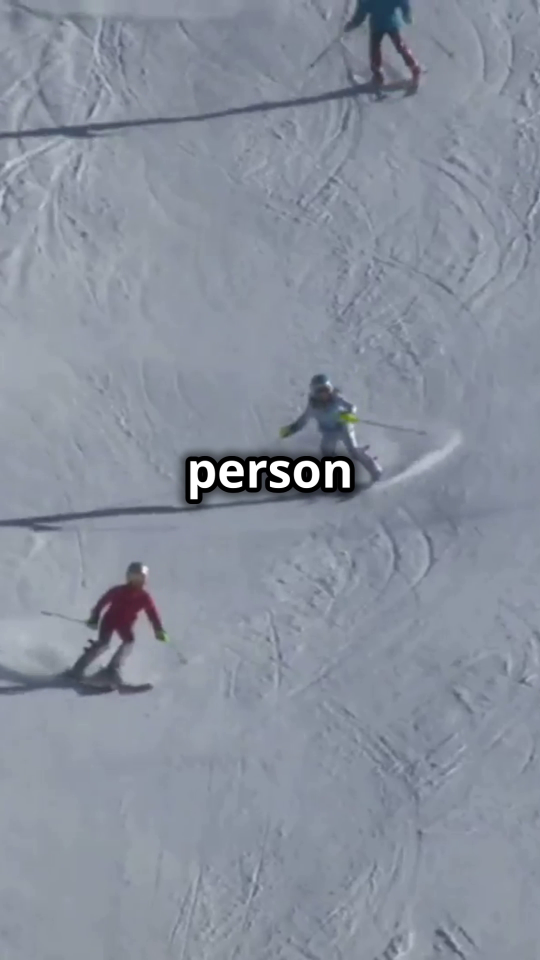
#> input picture frame 5 of AI_agent/multimodal_ai/video/skiing.mp4, 1080 x 1920 px (shown at 1/2 size)
$ jupyter execute '03_동영상_프레임_추출.ipynb'   (shell and % lines are left out)
#> lines starting #> are read from the running program, lines starting #| are printed output that depends on the picture
# 동영상 프레임 추출
- 영상을 이미지 프레임 단위로 쪼개서 시간 정보를 분리하는 실습

- 동영상(Video)의 특징
    - 시간(Time) 축을 따라 연속적으로 배열된 이미지(프레임, Frame) 의 모음
    - 1초 동안 여러 장의 이미지(보통 24~60fps)가 빠르게 바뀌면서 사람의 눈에는 움직이는 장면처럼 보임
    - 즉, 영상 = 이미지(공간 정보) + 시간(변화 정보). 시간을 가진 이미지의 집합.

- 구조적 구성
    - Frame(프레임) : 영상의 한 장면(=정지 이미지)
    - FPS(Frame Per Second) : 초당 몇 장의 이미지가 재생되는가(영상의 부드러움 결정)
    - Resolution(해상도) : 한 프레임의 크기 (예: 1920×1080)
    - Duration(길이) : 전체 영상의 재생 시간 (초 단위)
    - Codec / Container : 영상을 저장·압축하는 포맷 (예: H.264, MP4 등)

## 0.환경 설정

[cell 1]
base_path = r'C:\Users\playdata2\work_space(playdata)\SKN30_playdata\AI_agent\multimodal_ai'

[cell 2]
import os
import cv2
from tqdm import tqdm
from PIL import Image
from IPython.display import display

## 1.동영상 요약/미리보기
- 입력 동영상 1개에 대해 첫 프레임을 읽어서 썸네일(최대 thumb_size) 이미지로 표시

[cell 3]
def show_video_summary(
    base_path='.',  # 기본값: 현재 노트북 셀의 작업 디렉터리
    video_dir='video',
    video_file=None,
    thumb_size=(240, 135)   # (width, height): 최대 사이즈
):
#> called with video_dir = 'video', video_file = 'skiing.mp4', thumb_size = (300, 200)
    assert video_file is not None, "video_file 인수는 반드시 지정해야 합니다."
    video_path = os.path.join(base_path, video_dir, video_file)
    cap = cv2.VideoCapture(video_path)
    if not cap.isOpened():
        print(f"Can't open: {video_path}")
        return

    frame_count = int(cap.get(cv2.CAP_PROP_FRAME_COUNT))
    fps = cap.get(cv2.CAP_PROP_FPS)
    duration = frame_count / fps if fps > 0 else 0

    # 첫 프레임(썸네일) 추출
    ret, frame = cap.read()
#> frame is the input picture: shape (1920, 1080, 3); mean B, G, R 157.2, 144.3, 136.9
    cap.release()
    if not ret:
        print(f"썸네일 추출 실패: {video_path}")
        thumbnail = None
    else:
        frame_rgb = cv2.cvtColor(frame, cv2.COLOR_BGR2RGB)
        thumbnail = Image.fromarray(frame_rgb)
        thumbnail.thumbnail(thumb_size)
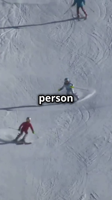
#> thumbnail: PIL image 112x200 RGB; mean R, G, B 137, 144.4, 157.2

    print(f"동영상 파일명: {video_file}")
    print(f"총 프레임 수 : {frame_count}")
    print(f"프레임 레이트: {fps:.2f} FPS")
    print(f"동영상 길이  : {duration:.2f}초")

    if thumbnail:
        display(thumbnail)


$ run again, starting later in the video
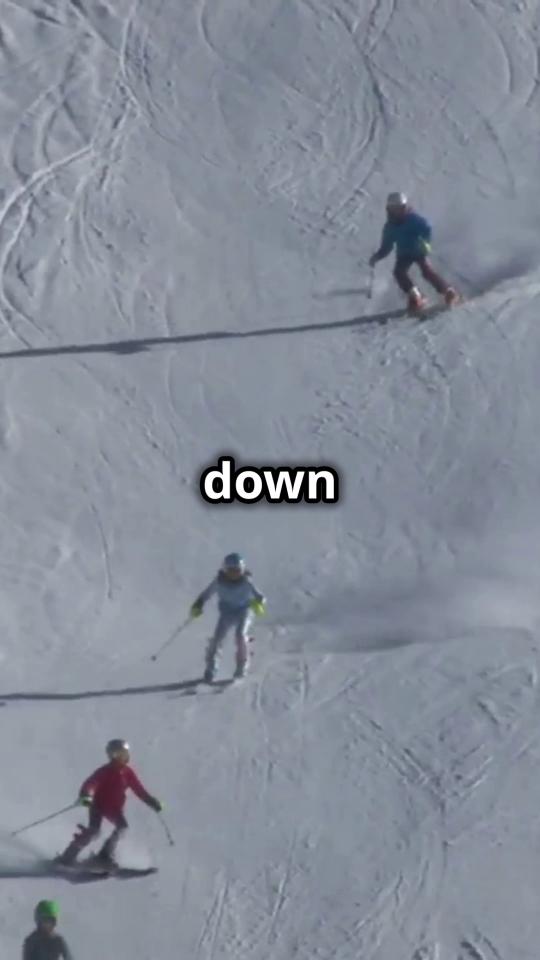
#> input picture frame 26 of AI_agent/multimodal_ai/video/skiing.mp4, 1080 x 1920 px (shown at 1/2 size)
#> in show_video_summary, frame is the input picture: shape (1920, 1080, 3); mean B, G, R 152.5, 140, 132.8
#> in show_video_summary, `thumbnail.thumbnail(thumb_size)`:
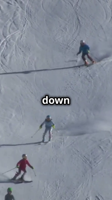
#> thumbnail: PIL image 112x200 RGB; mean R, G, B 132.8, 140, 152.5

$ run again, starting later in the video
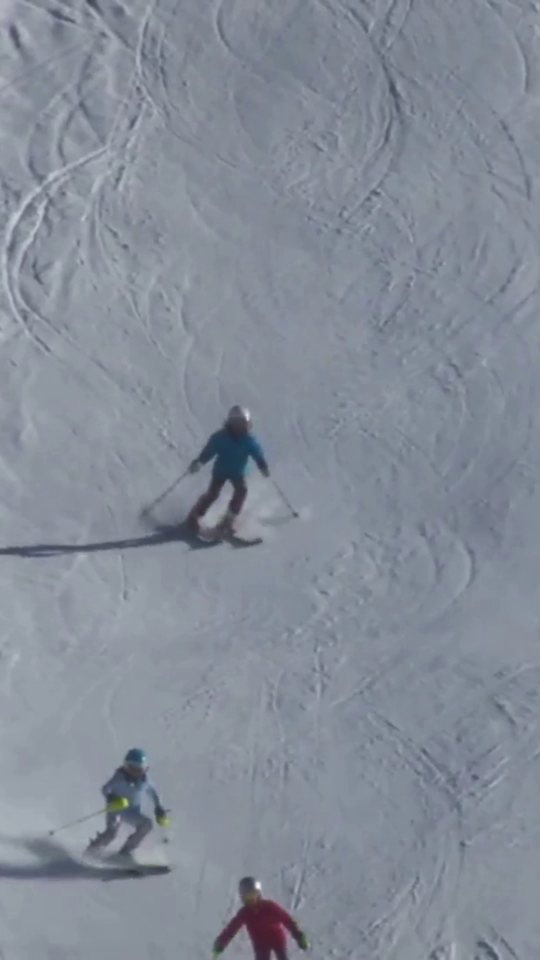
#> input picture frame 46 of AI_agent/multimodal_ai/video/skiing.mp4, 1080 x 1920 px (shown at 1/2 size)
#> in show_video_summary, frame is the input picture: shape (1920, 1080, 3); mean B, G, R 151.5, 139.6, 132.2
#> in show_video_summary, `thumbnail.thumbnail(thumb_size)`:
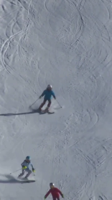
#> thumbnail: PIL image 112x200 RGB; mean R, G, B 132.2, 139.6, 151.5
